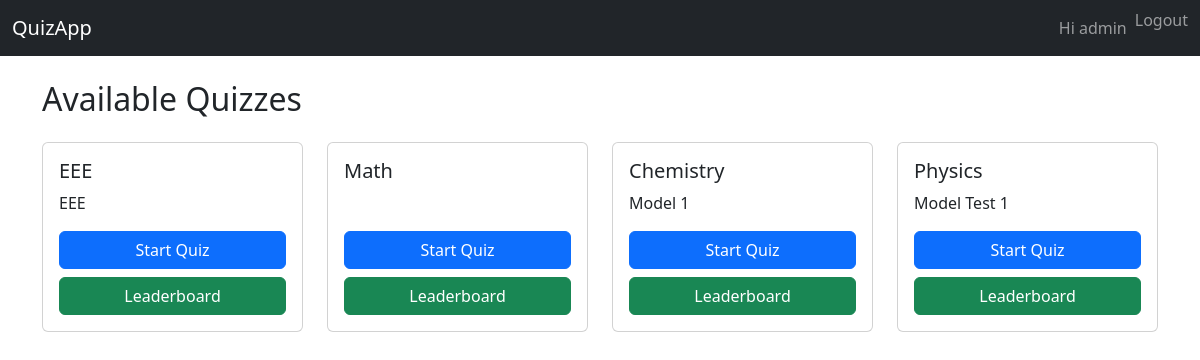
Page / (signed in) on the committed database.
### userauths/models.py (models this page shows, shortened)
class CustomUser(AbstractUser):
    full_name = models.CharField(max_length=200, blank=True)
    college = models.CharField(max_length=200, blank=True)

### quiz/models.py (models this page shows, shortened)
class Quiz(models.Model):
    STATUS_CHOICES = [('draft', 'Draft'), ('published', 'Published')]
    title = models.CharField(max_length=200)
    description = models.TextField(blank=True)
    duration = models.PositiveIntegerField(help_text='Duration in minutes')
    total_marks = models.PositiveIntegerField(default=0)
    status = models.CharField(max_length=10, choices=STATUS_CHOICES, default='draft')
    publish_date = models.DateTimeField(null=True, blank=True)
    created_at = models.DateTimeField(auto_now_add=True)
    updated_at = models.DateTimeField(auto_now=True)
    def check_auto_publish(self):
        if self.status == 'draft' and self.publish_date and self.publish_date <= timezone.now():
            self.status = 'published'
            self.save(update_fields=['status'])

### quiz/views.py (the view)
# urls.py: path('', views.quiz_list, name='quiz_list'),
@login_required
def quiz_list(request):
    quizzes = Quiz.objects.all()
    for quiz in quizzes:
        quiz.check_auto_publish()
    quizzes = quizzes.filter(status='published').order_by('-publish_date')
    return render(request, 'quiz/quiz_list.html', {'quizzes': quizzes})

### quiz/templates/quiz/quiz_list.html
{% extends 'base.html' %}
{% block content %}
<h2 class="mb-4">Available Quizzes</h2>
<div class="row">
  {% for quiz in quizzes %}
  <div class="col-12 col-sm-6 col-md-4 col-lg-3 mb-3">
    <div class="card h-100">
      <div class="card-body d-flex flex-column">
        <h5 class="card-title">{{ quiz.title }}</h5>
        <p class="card-text">{{ quiz.description }}</p>
        <div class="mt-auto">
          <a href="{% url 'quiz:start_quiz' quiz.id %}" class="btn btn-primary w-100 mb-2">Start Quiz</a>
          <a href="{% url 'quiz:leaderboard' quiz.id %}" class="btn btn-success w-100">Leaderboard</a>
        </div>
      </div>
    </div>
  </div>
  {% endfor %}
</div>
{% endblock %}

### templates/base.html (shortened to what this page needs)
<!DOCTYPE html>
<html lang="en">
<head>
    <link href="https://cdn.jsdelivr.net/npm/bootstrap@5.3.0/dist/css/bootstrap.min.css" rel="stylesheet">
</head>
<body>
<nav class="navbar navbar-expand-lg navbar-dark bg-dark">
  <div class="container-fluid">
    <a class="navbar-brand" href="{% url 'quiz:quiz_list' %}">QuizApp</a>
    <div class="collapse navbar-collapse" id="navbarContent">
      <ul class="navbar-nav ms-auto mb-2 mb-lg-0">
        {% if user.is_authenticated %}
          <li class="nav-item"><a class="nav-link" href="#">Hi {{ user.username }}</a></li>
          <li class="nav-item">
            <form method="post" action="{% url 'logout' %}">
              <button type="submit" class="btn btn-link nav-link p-0">Logout</button>
            </form>
          </li>
        {% else %}
          <li class="nav-item"><a class="nav-link" href="{% url 'login' %}">Login</a></li>
          <li class="nav-item"><a class="nav-link" href="{% url 'userauths:signup' %}">Sign Up</a></li>
        {% endif %}
      </ul>
    </div>
  </div>
</nav>
<div class="container mt-4 mb-5">
    {% block content %}{% endblock %}
</div>
</body>
</html>

### rows in the picture
CustomUser: username "admin"
Quiz: title "EEE", description "EEE"
Quiz: title "Math"
Quiz: title "Chemistry", description "Model 1"
Quiz: title "Physics", description "Model Test 1"
